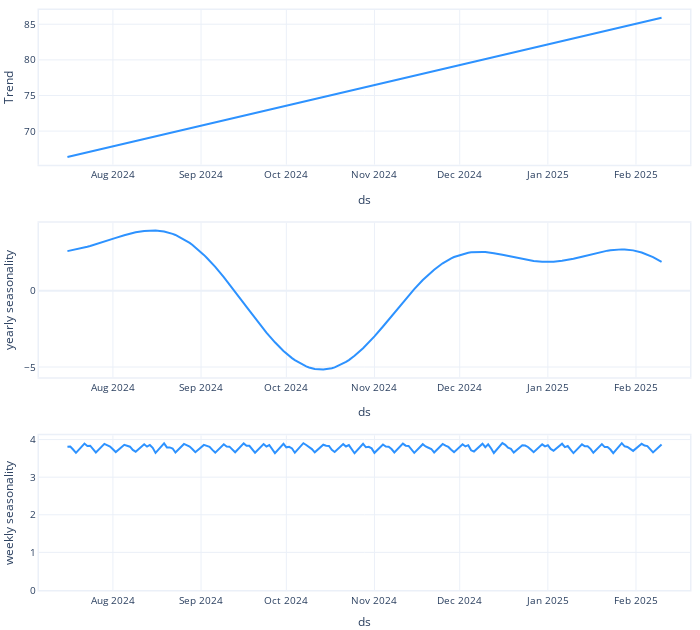

Notebook source saved alongside this figure:
### Code cell
model.plot_components(forecast)

### Figure 1 — Plotly figure (JSON) as saved in the notebook; plotly's stock layout.template omitted (floating-point values rounded to 4 significant figures; data arrays with more than 128 entries replaced by an {"elided": "..."} marker saying what was removed)
{"data": [{"line": {"color": "#2d92ff", "width": 2}, "mode": "lines", "name": "Trend", "showlegend": false, "type": "scatter", "x": {"elided": "150 str values"}, "xaxis": "x", "y": {"elided": "150 float values"}, "yaxis": "y"}, {"line": {"color": "#2d92ff", "width": 2}, "mode": "lines", "name": "yearly seasonality", "showlegend": false, "type": "scatter", "x": {"elided": "150 str values"}, "xaxis": "x2", "y": {"elided": "150 float values"}, "yaxis": "y2"}, {"line": {"color": "#2d92ff", "width": 2}, "mode": "lines", "name": "weekly seasonality", "showlegend": false, "type": "scatter", "x": {"elided": "150 str values"}, "xaxis": "x3", "y": {"elided": "150 float values"}, "yaxis": "y3"}], "layout": {"autosize": true, "font": {"size": 10}, "height": 630, "hovermode": "x unified", "legend": {"traceorder": "reversed", "y": 0.1}, "margin": {"b": 0, "l": 0, "pad": 0, "r": 10, "t": 10}, "title": {"font": {"size": 12}}, "width": 700, "xaxis": {"anchor": "y", "domain": [0, 1], "linewidth": 1.5, "mirror": true, "range": ["2024-07-06T00:00:00", "2025-02-20T00:00:00"], "showline": true, "title": {"text": "ds"}, "type": "date"}, "xaxis2": {"anchor": "y2", "domain": [0, 1], "linewidth": 1.5, "mirror": true, "range": ["2024-07-06T00:00:00", "2025-02-20T00:00:00"], "showline": true, "title": {"text": "ds"}, "type": "date"}, "xaxis3": {"anchor": "y3", "domain": [0, 1], "linewidth": 1.5, "mirror": true, "range": ["2024-07-06T00:00:00", "2025-02-20T00:00:00"], "showline": true, "title": {"text": "ds"}, "type": "date"}, "yaxis": {"anchor": "x", "domain": [0.7333, 1], "linewidth": 1.5, "mirror": true, "rangemode": "normal", "showline": true, "title": {"text": "Trend"}}, "yaxis2": {"anchor": "x2", "domain": [0.3667, 0.6333], "linewidth": 1.5, "mirror": true, "rangemode": "tozero", "showline": true, "title": {"text": "yearly seasonality"}}, "yaxis3": {"anchor": "x3", "domain": [0, 0.2667], "linewidth": 1.5, "mirror": true, "rangemode": "tozero", "showline": true, "title": {"text": "weekly seasonality"}}}}
